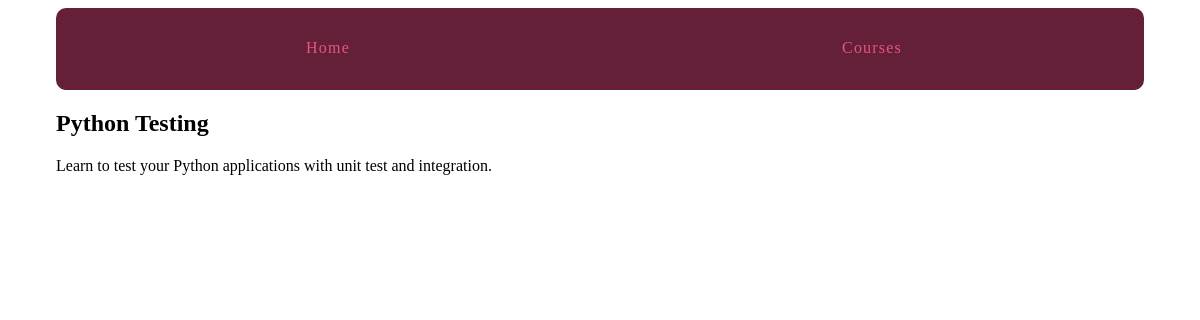
The app's page /courses4/ with its own data.
### courses/models.py (models this page shows, shortened)
class Course(models.Model):
    created_at = models.DateTimeField(auto_now_add=True)
    title = models.CharField(max_length=255)
    description = models.TextField()

### courses/views.py (the view)
# urls.py: url(r'(?P<pk>\d+)/$', views.course_detail, name='detail'),
def course_detail(request, pk):
    course = get_object_or_404(Course, pk=pk)
    return render(request, 'courses/course_detail.html', {'course': course})

### courses/templates/courses/course_detail.html (shortened to what this page needs)
{% extends "layout.html" %}
{% block content %}
<article>
    <h2>{{ course.title }}</h2>
    {{course.description}}
</article>
{% endblock%}

### assets/css/layout.css (style rules this page uses)
html { box-sizing: border-box; }
*, *::after, *::before { box-sizing: inherit; }

### records on screen
Course: title "Python Testing", description "Learn to test your Python applications with unit test and integration."
